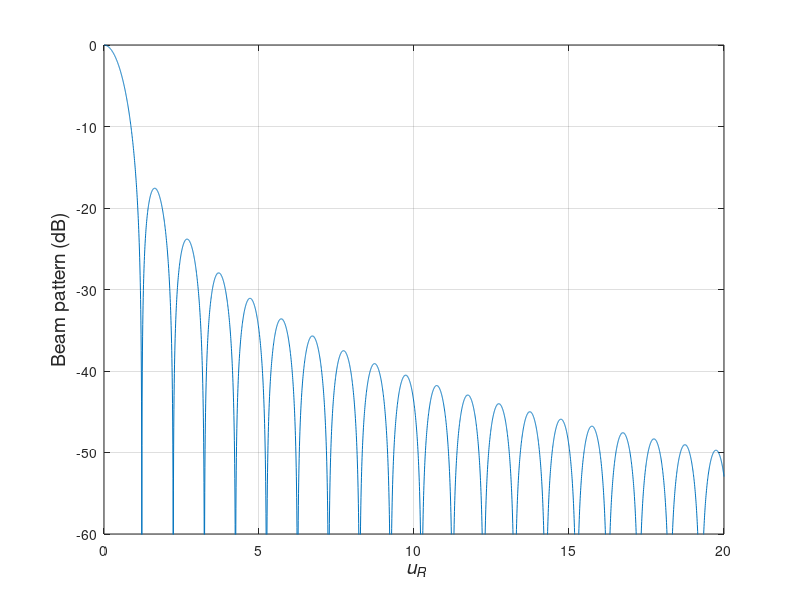

MATLAB code to generate this figure:
%%%%%%%%%%%%%%%%%%%%%%%%%%%%%%%%%%%%%%%%%%%%%%%%%%%%%%%%%%%%%%%%%%
% Fig 4.43
% Beampattern of uniformly weighted circular array
% Xiaomin Lu 11-2-98	
% Updated by K. Bell 10/2/00		
% Updated by Lillian Xu 12/06/2000, K. Bell 7/23/01, 9/30/01
%%%%%%%%%%%%%%%%%%%%%%%%%%%%%%%%%%%%%%%%%%%%%%%%%%%%%%%%%%%%%%%%%%
clear all
close all

u = 0:1/200:20;
beam = besselj(1,pi*u)./(pi*u);
beam = 20*log10(abs(beam)/max(abs(beam)));
plot(u,beam)
grid
axis([0 20 -60 0])
xlabel('\it u_R','Fontsize',14)
ylabel('Beam pattern (dB)','Fontsize',14)
%title('Beampattern of uniformly weighted circular array')
